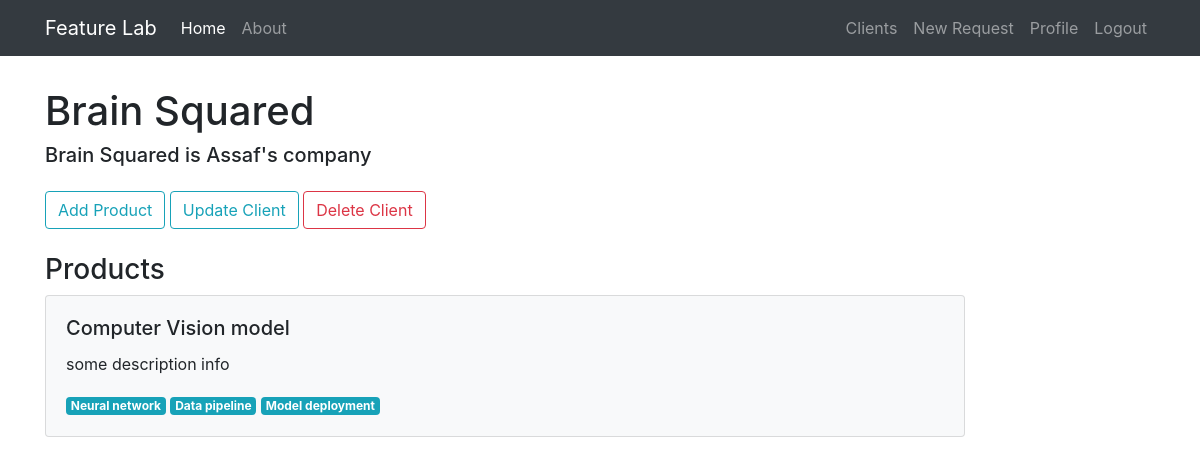
/client/1 (signed in), run on an earlier commit of the app's database.
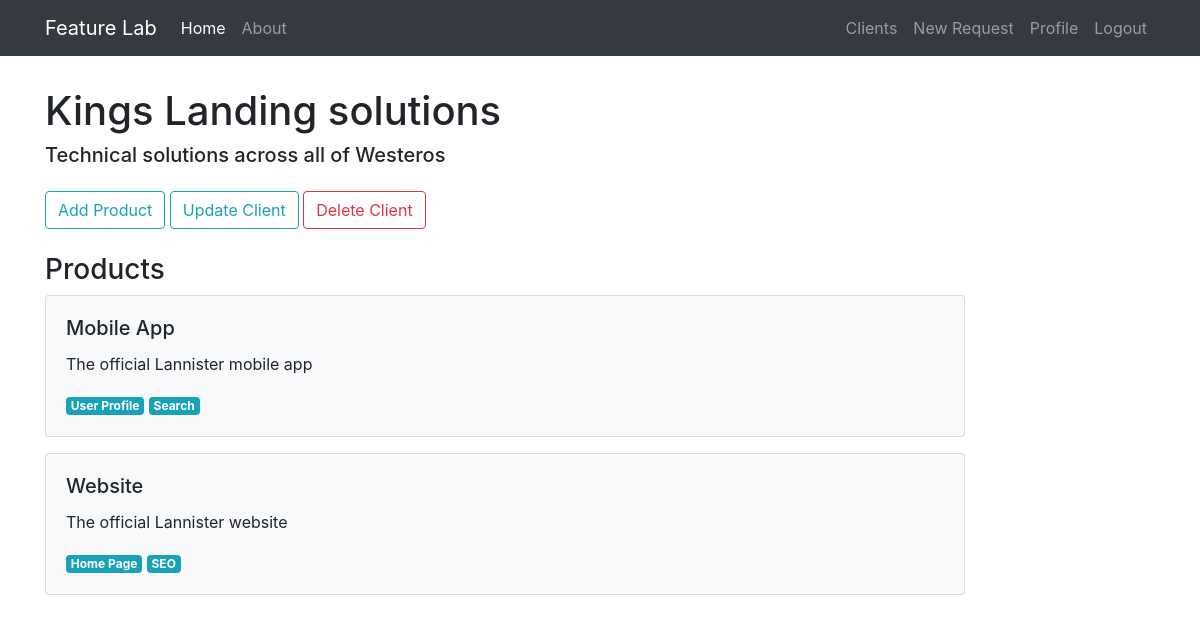
And on a later commit of the database.
### feature_lab/models.py (models this page shows, shortened)
class Client(db.Model):
    id = db.Column(db.Integer, primary_key=True)
    name = db.Column(db.String(20), unique=True, nullable=False)
    email = db.Column(db.String(120), unique=True, nullable=False)
    bio = db.Column(db.Text(), nullable=False)
    phone_number = db.Column(db.String())
    created_at = db.Column(db.DateTime, nullable=False, default=datetime.utcnow)
    products = db.relationship('Product', backref='owner', lazy=True)
    user_id = db.Column(db.Integer, db.ForeignKey('user.id'), nullable=False)

class Product(db.Model):
    id = db.Column(db.Integer, primary_key=True)
    name = db.Column(db.String(20), unique=True, nullable=False)
    description = db.Column(db.Text(), nullable=False)
    owner_id = db.Column(db.Integer, db.ForeignKey('client.id'), nullable=False)
    requests = db.relationship('FeatureRequest', backref='product', lazy=True)
    areas = db.relationship('ProductArea', backref='product', lazy=True)

class ProductArea(db.Model):
    id = db.Column(db.Integer, primary_key=True)
    name = db.Column(db.String(30), nullable=False)
    product_id = db.Column(db.Integer, db.ForeignKey('product.id'), nullable=False)

### feature_lab/clients/routes.py (the view)
@clients.route('/client/<int:client_id>')
@login_required
def client(client_id):  # client page
    client = Client.query.get_or_404(int(client_id))
    return render_template('client.html', client=client)

### feature_lab/models.py (called while the page is built)
@login_manager.user_loader
def load_user(user_id):
    return User.query.get(int(user_id))

### feature_lab/templates/client.html (shortened to what this page needs)
{% extends 'layout.html' %}
{% block content %}
    <h1>{{client.name}}</h1>
    <h5 class="mb-4">{{client.bio}}</h5>
    <button class="btn btn-outline-info" onclick="window.location='/create_product/{{client.id}}'">Add Product</button>
    <button class="btn btn-outline-info" onclick="window.location='/client/{{client.id}}/update'">Update Client</button>
    <button type="button" class="btn btn-outline-danger" data-toggle="modal" data-target="#deleteModal">Delete Client</button>
    <h3 class="mt-4">Products</h3>
    {% if client.products %}
        {% for product in client.products %}
            <div>
                <a href="/product/{{ product.id }}" class="request-card">
                    <div class="card bg-light mb-3 p-3 mr-0">
                        <div class="p-1">
                            <h5 class="card-title">{{ product.name }}</h5>
                            <p class="card-text">{{ product.description }}</p>
                            {% for area in product.areas %}
                                <span class="badge badge-info">{{ area.name }}</span>
                            {% endfor %}
                        </div>
                    </div>
                </a>
            </div>
        {% endfor %}
    {% else %}
        <div class="p-5 text-secondary">
            <p>This client does not have any products yet. <a href="/create_product/{{client.id}}">Create product.</a></p>
        </div>
    {% endif %}
{% endblock content %}

### feature_lab/templates/layout.html (shortened to what this page needs)
<!DOCTYPE html>
<html>
<head>
    <link rel="stylesheet" href="https://stackpath.bootstrapcdn.com/bootstrap/4.3.1/css/bootstrap.min.css">
    <link rel="stylesheet" type="text/css" href="{{ url_for('static', filename='custom.css') }}">
</head>
<body>
    <nav class="navbar navbar-expand-lg navbar-dark bg-dark fixed-top">
        <div class="container">
            <a class="navbar-brand" href="/">Feature Lab</a>
            <div class="collapse navbar-collapse" id="navbarSupportedContent">
                <ul class="navbar-nav mr-auto">
                    <li class="nav-item active">
                        <a class="nav-item nav-link" href="/">Home</a>
                    </li>
                    <li class="nav-item">
                        <a class="nav-item nav-link" href="/about">About</a>
                    </li>
                </ul>
                <ul class="navbar-nav">
                    {% if current_user.is_authenticated %}
                        <li><a class="nav-item nav-link" href="/clients">Clients</a></li>
                        <li><a class="nav-item nav-link" href="/create_request">New Request</a></li>
                        <li><a class="nav-item nav-link" href="/profile">Profile</a></li>
                        <li><a class="nav-item nav-link" href="/logout">Logout</a></li>
                    {% else %}
                        <li><a class="nav-item nav-link" href="/signup">Register</a></li>
                        <li><a class="nav-item nav-link" href="/login">Login</a></li>
                    {% endif %}
                </ul>
            </div>
        </div>
    </nav>
    <main class="container" role="main" style="margin-top:10ex">
        <div class="row">
            <div class="col-md-10">
                {% block content %}{% endblock %}
            </div>
        </div>
    </main>
</body>
</html>

### feature_lab/static/custom.css (style rules this page uses)
a.request-card, a.request-card:hover { color: inherit; text-decoration: none; max-width: 35rem; }

What changed in the data, as far as the page shows it:
removed Product: name "Computer Vision model", description "some description info", ProductArea (name "Neural network"), ProductArea (name "Data pipeline"), ProductArea (name "Model deployment")
changed Client: name "Brain Squared" → "Kings Landing solutions"; bio "Brain Squared is Assaf's company" → "Technical solutions across all of Westeros"
added Product: name "Mobile App", description "The official Lannister mobile app", ProductArea (name "User Profile"), ProductArea (name "Search")
added Product: name "Website", description "The official Lannister website", ProductArea (name "Home Page")
added ProductArea: name "SEO", shown under "Website"
